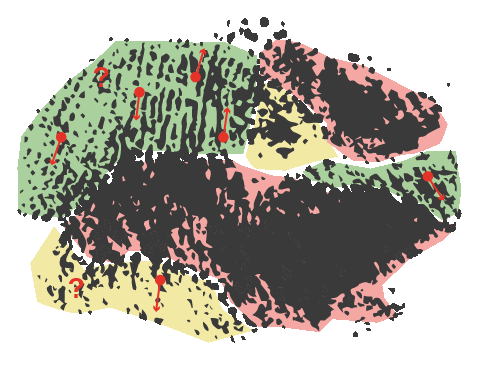
#> input picture resources/fm.png, 478 x 373 px
$ python -i intensity_based.py   (imports and definitions only)
#> lines starting #> are read from the running program, lines starting #| are printed output that depends on the picture; after the words box and inside, x2 and y2 are one past the last pixel; in counts of white or black regions, pixels touching at a corner belong together
import cv2
import numpy as np


def std_segmentation(image, blk_size, min_std=8):
    offset = blk_size//2
    bordered_image = cv2.copyMakeBorder(image, offset, offset, offset, offset, cv2.BORDER_REPLICATE)
    std_image = np.zeros(image.shape, dtype=int)
    for i in range(offset, image.shape[0] + offset):
        for j in range(offset, image.shape[1] + offset):
            patch = bordered_image[i-offset:i+offset, j-offset:j+offset]
            std_image[i-offset, j-offset] = 1 if patch.std() > min_std else 0
    return std_image


def hist_equalization_segmentation(image, threshold=127):
    image_copy = image.copy()
    image_eq = 255 - cv2.equalizeHist(image_copy)
    image_eq_gauss = cv2.GaussianBlur(image_eq, (17, 17), 8)

    image_eq_mask = np.zeros(image.shape, dtype=np.uint8)
    image_eq_mask[image_eq_gauss > threshold] = 255
    image_eq_mask = cv2.morphologyEx(image_eq_mask, cv2.MORPH_CLOSE,
                                     kernel=cv2.getStructuringElement(cv2.MORPH_ELLIPSE, (15, 15)))
    image_eq_mask = cv2.morphologyEx(image_eq_mask, cv2.MORPH_OPEN,
                                     kernel=cv2.getStructuringElement(cv2.MORPH_ELLIPSE, (15, 15)))
    return image_eq_mask

>>> import cv2
>>> picture = cv2.imread('../../resources/fm.png', cv2.IMREAD_GRAYSCALE)
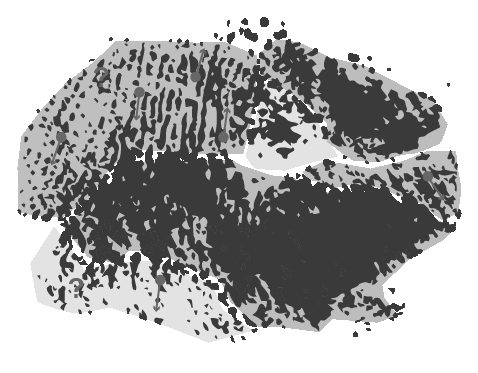
#> picture: shape (373, 478); min 58, max 255, mean 172.8
>>> result = hist_equalization_segmentation(picture)
#> in hist_equalization_segmentation, `image_eq = 255 - cv2.equalizeHist(image_copy)`:
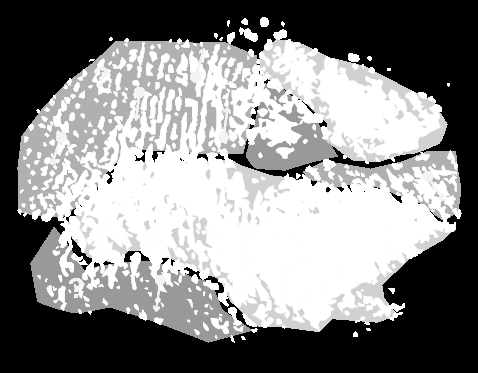
#> image_eq: shape (373, 478); min 0, max 255, mean 132.8
#> in hist_equalization_segmentation, `image_eq_gauss = cv2.GaussianBlur(image_eq, (17, 17), 8)`:
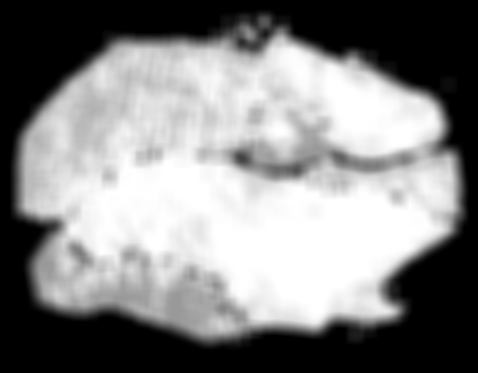
#> image_eq_gauss: shape (373, 478); min 0, max 255, mean 132.8
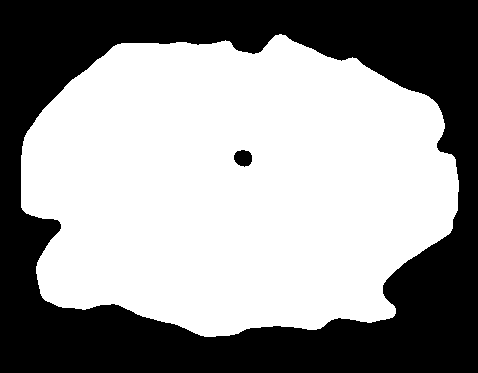
#> result: shape (373, 478); 58.1% white; 2 black regions, box (x1, y1, x2, y2) and area: (0, 0, 478, 373) 74442, (234, 150, 252, 167) 237
